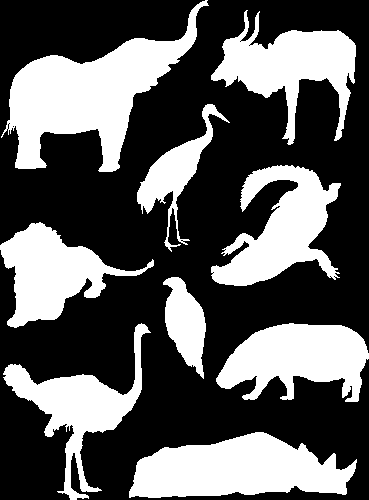
#> input picture practicasExtra/animales.png, 369 x 500 px
$ jupyter execute etiquetas2.ipynb
#> lines starting #> are read from the running program, lines starting #| are printed output that depends on the picture; after the words box and inside, x2 and y2 are one past the last pixel; in counts of white or black regions, pixels touching at a corner belong together
[cell 1]
import numpy as np
import cv2

# Read image
figura = cv2.imread('animales.png', cv2.IMREAD_GRAYSCALE)
#> figura: shape (500, 369); 35.9% white; 9 white regions, largest, box (x1, y1, x2, y2) and area: (1, 0, 209, 172) 13146, (129, 432, 357, 498) 10201, (211, 165, 341, 286) 7951

# Add border of zeros
figura = np.pad(figura, ((1,1),(1,1)), mode='constant', constant_values=0)
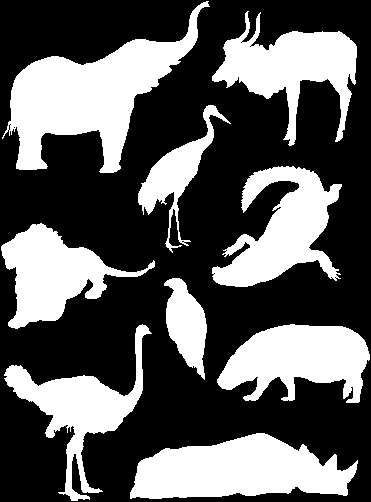
#> figura: shape (502, 371); 35.6% white; 9 white regions, largest, box (x1, y1, x2, y2) and area: (2, 1, 210, 173) 13146, (130, 433, 358, 499) 10201, (212, 166, 342, 287) 7951

# Label connected components
[M, N] = figura.shape
#> M = 502; N = 371
lp = 0
lq = 0
lx = 0
etiq = 0
T = []
for i in range(1, M-1):
    for j in range(1, N-1):
        if figura[i,j] == 255:
            lp = figura[i-1,j]
            lq = figura[i,j-1]
            if lp == 0 and lq == 0:
                etiq += 1
                lx = etiq
            elif lp != lq and lp != 0 and lq != 0:
                # Register equivalence
                T.append([lq, lp])
                lx = lq
            elif lq != 0:
                lx = lq
            elif lp != 0:
                lx = lp
            figura[i,j] = lx
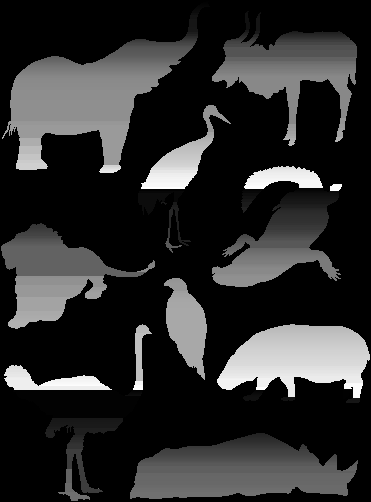
#> figura: shape (502, 371); min 0, max 255, mean 44.5
#> after the loop, T = 27818 items; etiq = 624

# Create color image
cual = cv2.cvtColor(figura.astype(np.uint8), cv2.COLOR_GRAY2BGR)

# Draw borders of each component in a different color
for i in range(1, etiq+1):
    color = np.random.randint(0, 255, (3,))
    rows, cols = np.where(figura == i)
    for j in range(len(rows)):
        cual[rows[j],cols[j],:] = color
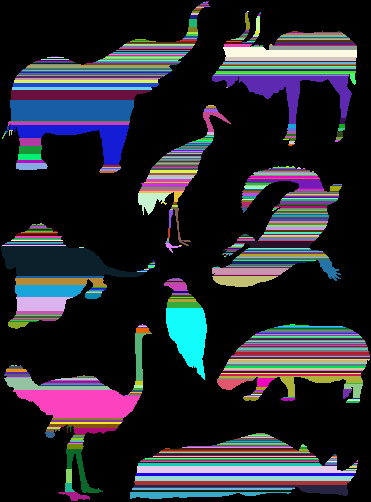
#> cual: shape (502, 371, 3); mean B, G, R 49.7, 41.7, 41.2

# Display image
cv2.imshow('Connected components', cual)
cv2.waitKey(0)
cv2.destroyAllWindows()

$ run again, with practicasExtra/avion.png copied over practicasExtra/animales.png
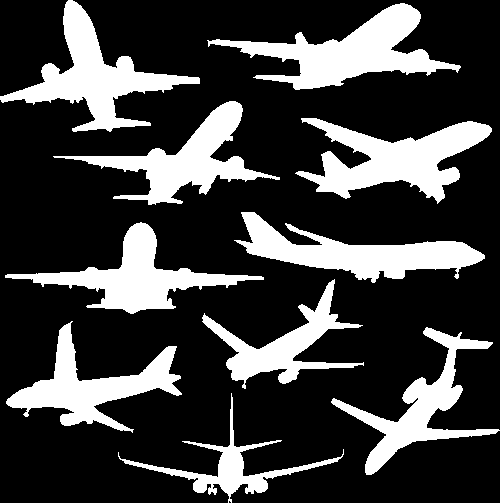
#> input picture practicasExtra/avion.png, 500 x 503 px
#> after the loop `for i in range(1, M-1):`:
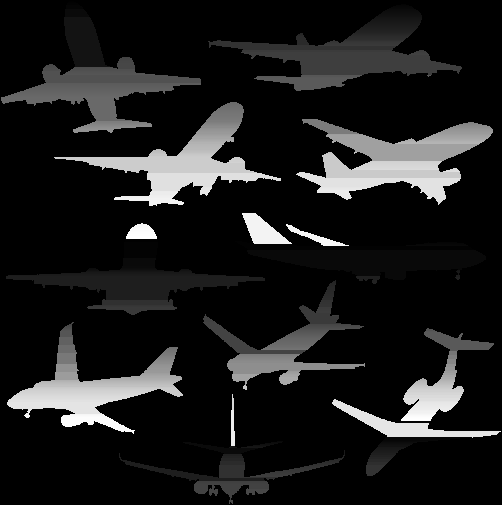
#> figura: shape (505, 502); min 0, max 255, mean 27.5
#> after the loop `for i in range(1, M-1):`: T = 21113 items; etiq = 584
#> the loop `for i in range(1, etiq+1):` made 584 passes
#> (rows, cols) on pass 36: ([33, 33, 33, 282, 282, 282, 282, 457, 457], [300, 301, 302, 332, 333, 334, 335, 342, 343])
#> after the loop `for i in range(1, etiq+1):`:
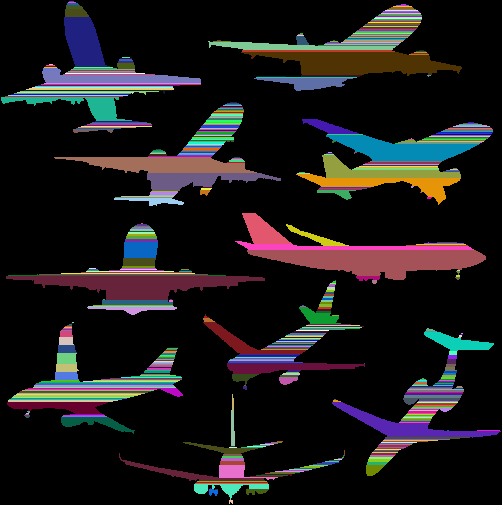
#> cual: shape (505, 502, 3); mean B, G, R 26.9, 26, 28.5

$ run again, with practicasExtra/frutas.png copied over practicasExtra/animales.png
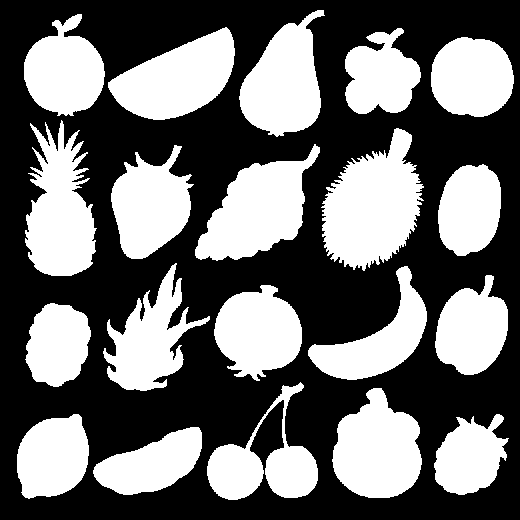
#> input picture practicasExtra/frutas.png, 520 x 520 px
#> after the loop `for i in range(1, M-1):`:
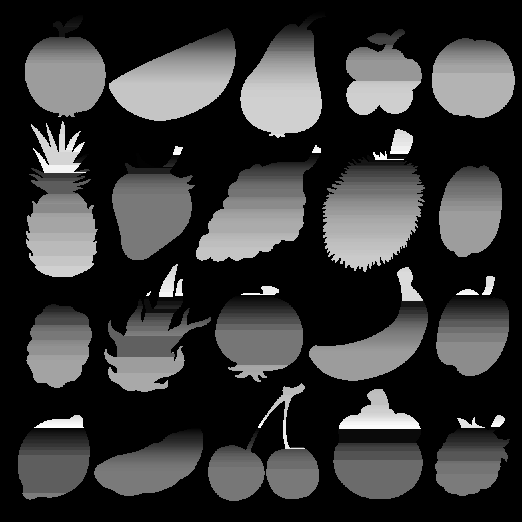
#> figura: shape (522, 522); min 0, max 255, mean 56.7
#> after the loop `for i in range(1, M-1):`: T = 34168 items; etiq = 892
#> after the loop `for i in range(1, etiq+1):`:
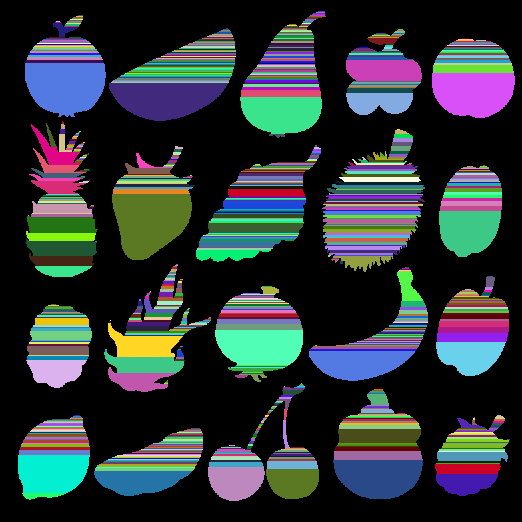
#> cual: shape (522, 522, 3); mean B, G, R 57, 54.5, 46.3

$ run again, with practicasExtra/mamo.png copied over practicasExtra/animales.png
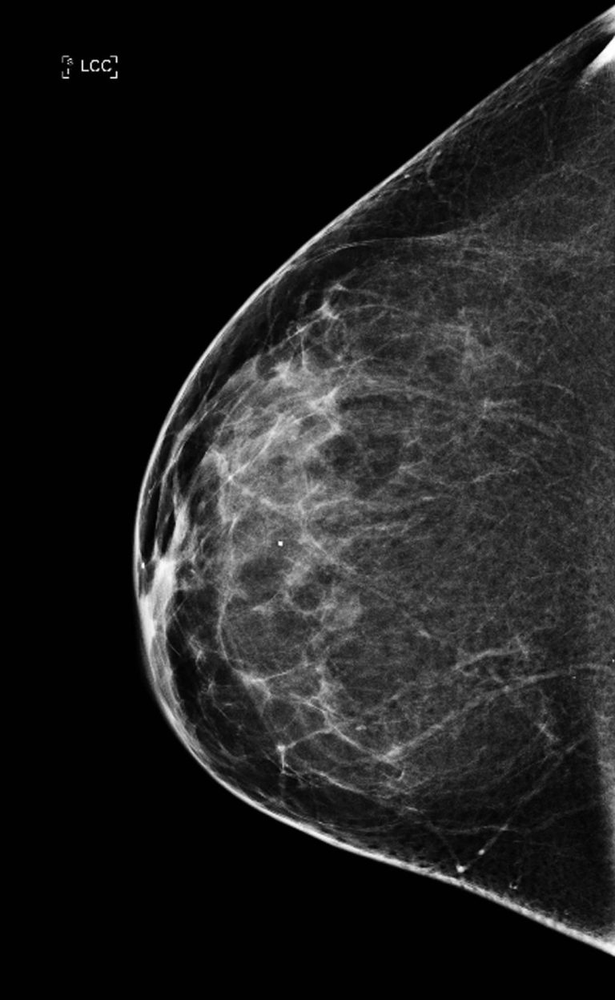
#> input picture practicasExtra/mamo.png, 615 x 1000 px, shrunk from 768 x 1248 before the run
#> figura is the input picture: shape (1000, 615); min 0, max 255, mean 31.7
#> after the loop `for i in range(1, M-1):`:
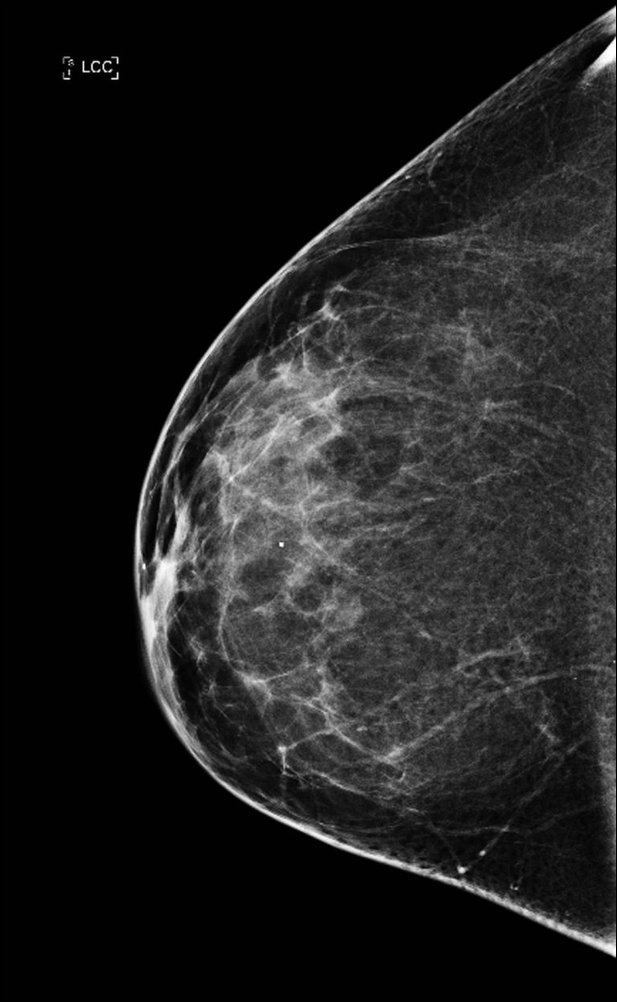
#> figura: shape (1002, 617); min 0, max 254, mean 31.6
#> after the loop `for i in range(1, M-1):`: T = [[228, 235], [220, 228], [252, 251], [251, 249], [254, 251], [253, 254], [253, 254], [253, 254], [254, 253], [253, 254], [253, 254], [254, 253], [237, 248], [250, 254], [252, 254], [252, 254], [254, 252], [254, 252], [253, 254], [253, 254], [254, 253], [254, 253]]; etiq = 0
